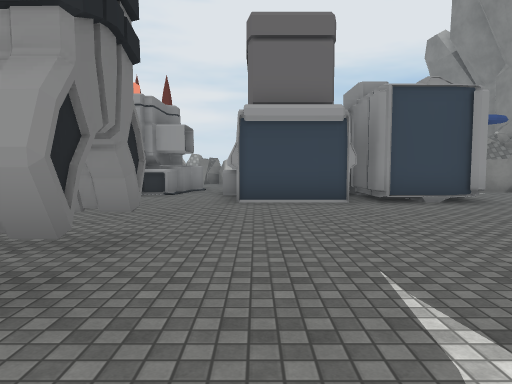
view 1 (above)

24 first-person views from a walk through a 3-D level made in the Unity game engine. The camera is 1.5 m above the floor, tilts 4° down and sees 70° across. The floor is counted in squares, 2 m on a side. Each view is taken from the middle of a square. On the plan, view 1 faces up. The plan holds only what a view shows up to about 11 squares ahead; the rest is blank. The place goes on beyond the plan. The player character is not drawn. Some surface patterns are stand-ins.

view 2
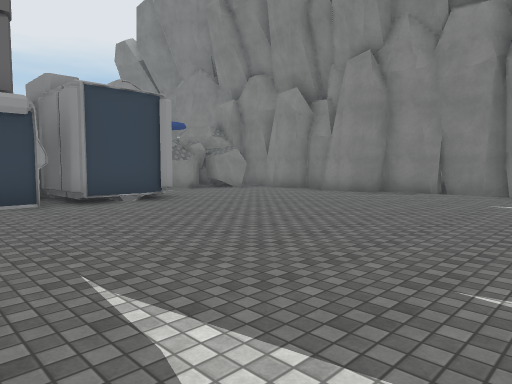

view 3
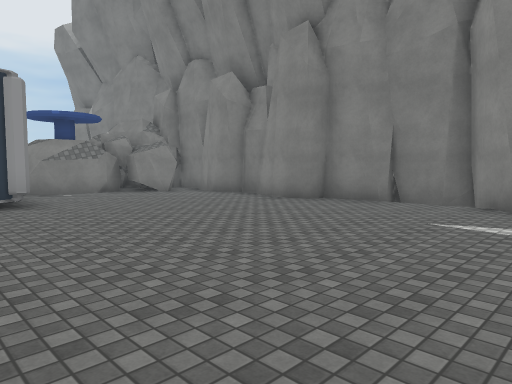

view 4
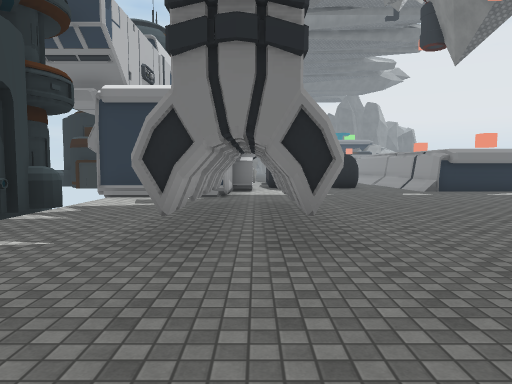

view 5
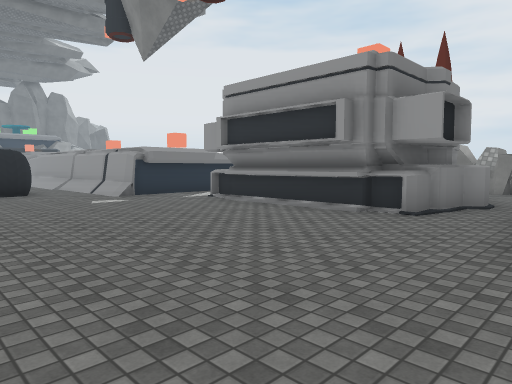

view 6
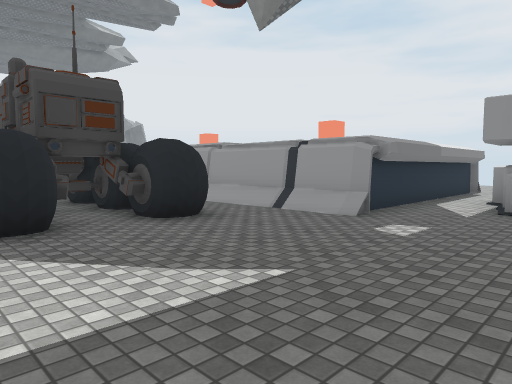

view 7
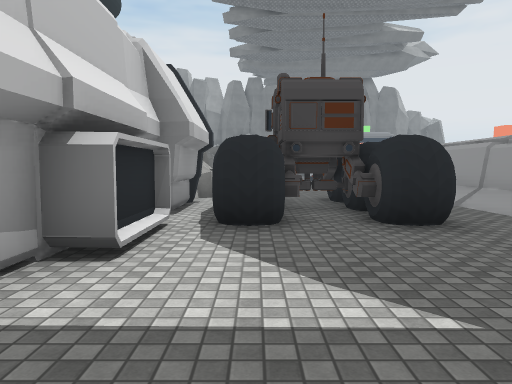

view 8
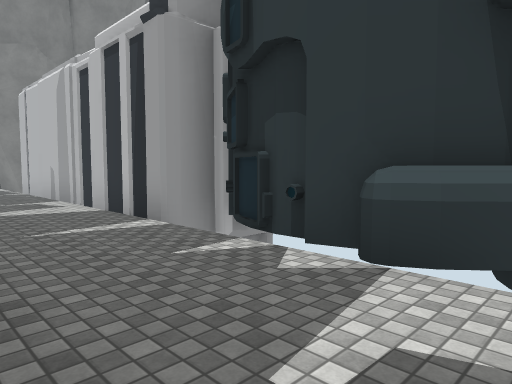

view 9
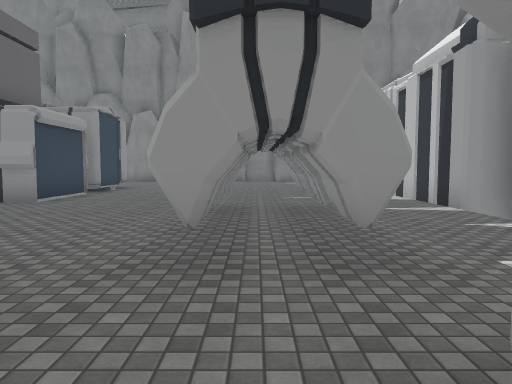

view 10
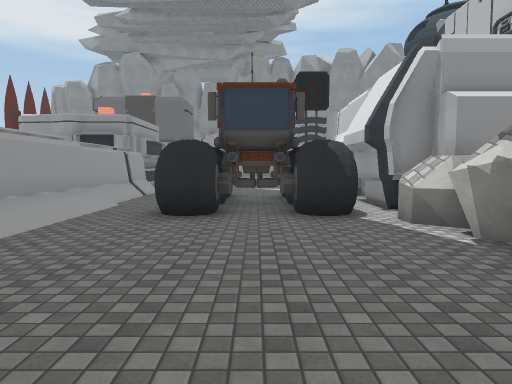

view 11
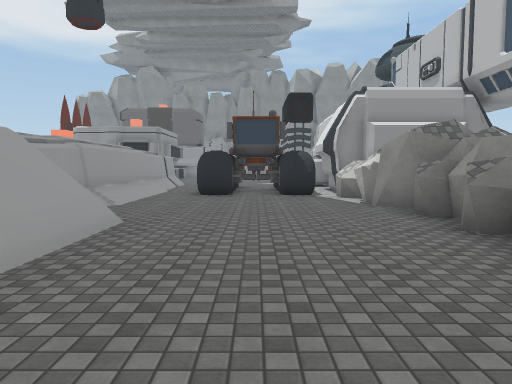

view 12
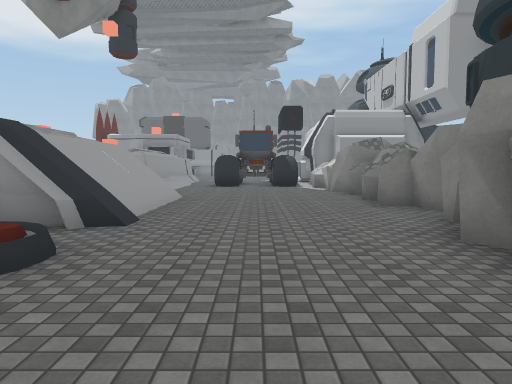

view 13
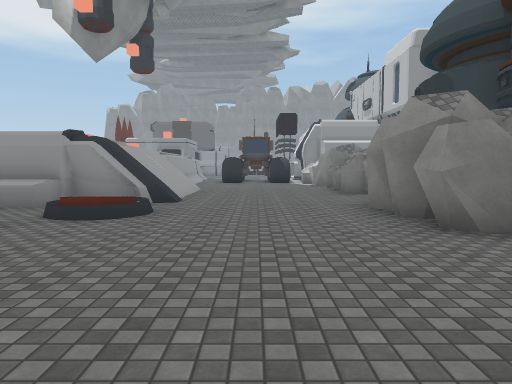

view 14
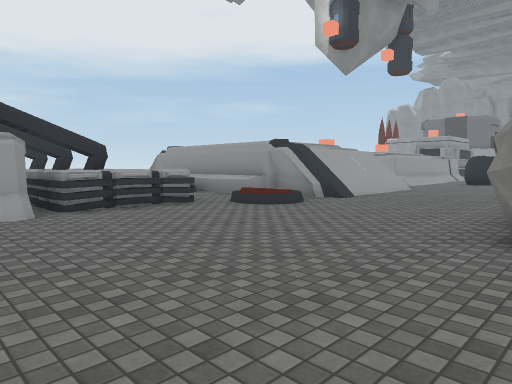

view 15
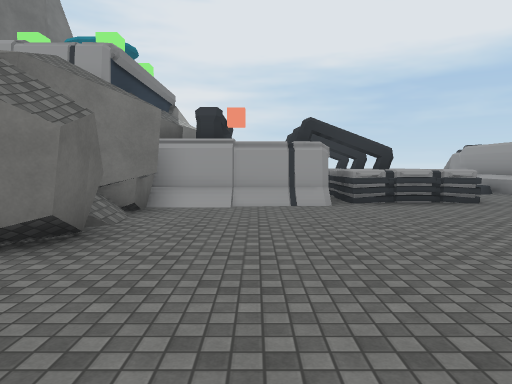

view 16
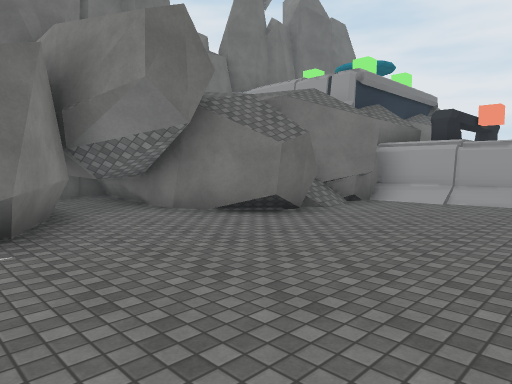

view 17
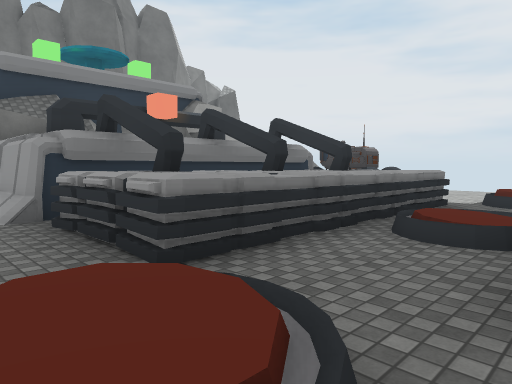

view 18
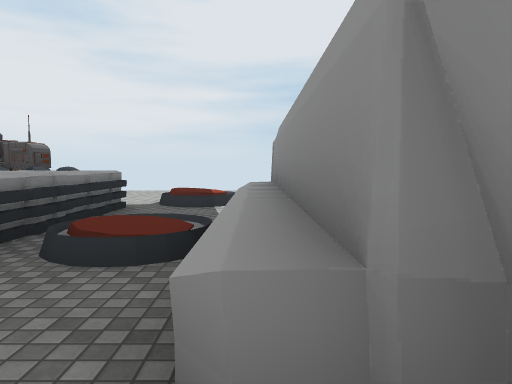

view 19
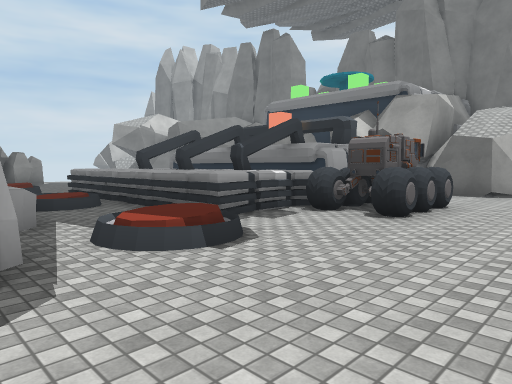

view 20
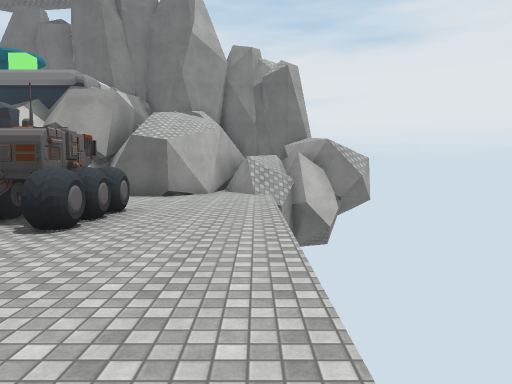

view 21
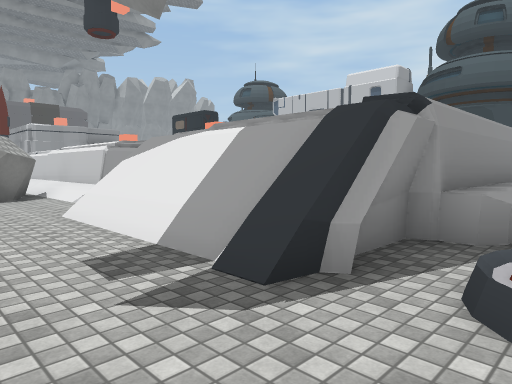

view 22
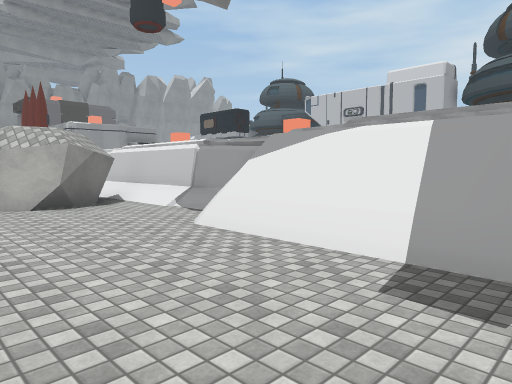

view 23
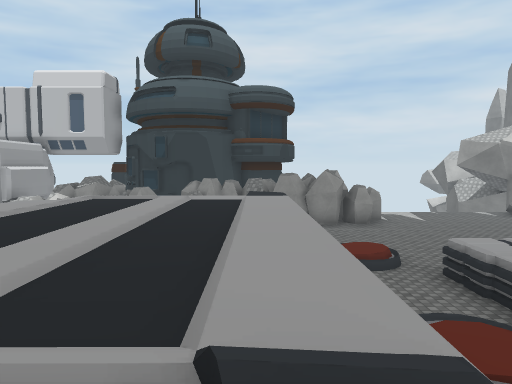

view 24
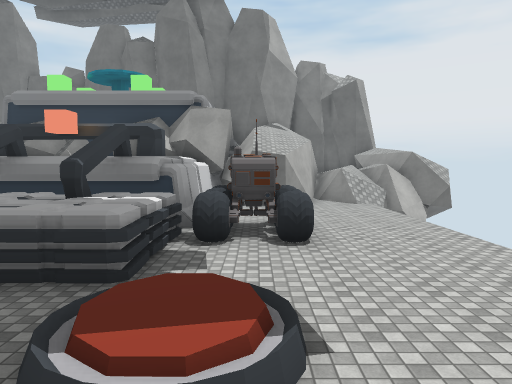

### Floor plan
Key: @ floor where view 1 was taken; # wall or solid block; x gap in a wall; . main floor; : floor 0.25 m higher than the main floor; + floor 0.5 m higher than the main floor; * floor 2.75 m higher than the main floor; % floor 3 m higher than the main floor; / step, stairs or slope; = window, fence, low wall or low ledge; ^ raised ledge; R rock; B building; O other object.
Columns run from 35 left of view 1 to 11 right of it. Each row starts with its distance up from view 1.
 20 ==
 19 #=..............
 18 #...................#
 17 ##.....O...........##
 16  #/..OOO./=.////=...##          ##
 15  #///OOO.=+.////#=////x          .
 14    ###^^^#.^////*#####^   #.     .
 13      #^^^=.^%**           #.    #.
 12      #^^^=:^%**   O    O###.#   #^.      R
 11      #^^^=+^%***  O    O###.#   ##.      RRR
 10      #^^^..x%****       # #.#####..#  # ...###
  9   ####^^^..^////* ####^####........#  # .....#
  8   #///.../=.////#=#////////........#####.....#
  7  ##......=+.////=............................#
  6  #/..................####....................#
  5  ##...................#......................##
  4 ##...................####.....................#
  3 #.........##........#######...#####...........#
  2 #.......#####.########  #####.#####...........#
  1 ###....                     #.................#
  0    ....                     #......@......
 -1                             #BBBBB########
 -2                             BBB  B#

Positions as (right, up) in squares from view 1, and headings:
1: (0, 0), facing up
2: (0, 0), facing up-right
3: (3, 0), facing up-right
4: (2, 3), facing left
5: (0, 4), facing up-left
6: (-6, 3), facing up-left
7: (-6, 4), facing left
8: (-6, 2), facing down-right
9: (-8, 3), facing right
10: (-20, 5), facing right
11: (-24, 5), facing right
12: (-28, 5), facing right
13: (-31, 5), facing right
14: (-31, 2), facing up-right
15: (-31, 1), facing up
16: (-29, 0), facing up-left
17: (-24, 7), facing up-left
18: (-24, 8), facing up
19: (-23, 19), facing down-left
20: (-24, 19), facing left
21: (-25, 18), facing down-right
22: (-23, 19), facing down-right
23: (-23, 15), facing down
24: (-23, 16), facing left
